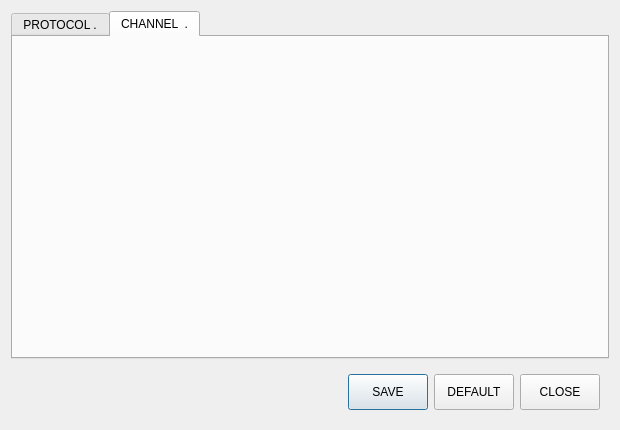
<?xml version="1.0" encoding="UTF-8"?>
<ui version="4.0">
 <class>TerminalSettingWin</class>
 <widget class="QDialog" name="TerminalSettingWin">
  <property name="geometry">
   <rect>
    <x>0</x>
    <y>0</y>
    <width>620</width>
    <height>430</height>
   </rect>
  </property>
  <property name="windowTitle">
   <string>Dialog</string>
  </property>
  <layout class="QVBoxLayout" name="verticalLayout">
   <item>
    <widget class="QTabWidget" name="TerminalPg">
     <property name="currentIndex">
      <number>1</number>
     </property>
     <widget class="QWidget" name="ProtocolTab">
      <attribute name="title">
       <string>PROTOCOL .</string>
      </attribute>
     </widget>
     <widget class="QWidget" name="ChannelTab">
      <attribute name="title">
       <string>CHANNEL  .</string>
      </attribute>
     </widget>
    </widget>
   </item>
   <item>
    <widget class="QWidget" name="widget" native="true">
     <layout class="QHBoxLayout" name="horizontalLayout">
      <item>
       <spacer name="horizontalSpacer">
        <property name="orientation">
         <enum>Qt::Horizontal</enum>
        </property>
        <property name="sizeHint" stdset="0">
         <size>
          <width>40</width>
          <height>20</height>
         </size>
        </property>
       </spacer>
      </item>
      <item>
       <widget class="QPushButton" name="SaveBn">
        <property name="minimumSize">
         <size>
          <width>64</width>
          <height>36</height>
         </size>
        </property>
        <property name="maximumSize">
         <size>
          <width>16777215</width>
          <height>16777215</height>
         </size>
        </property>
        <property name="text">
         <string>SAVE</string>
        </property>
       </widget>
      </item>
      <item>
       <widget class="QPushButton" name="DefaultBn">
        <property name="minimumSize">
         <size>
          <width>64</width>
          <height>36</height>
         </size>
        </property>
        <property name="maximumSize">
         <size>
          <width>16777215</width>
          <height>16777215</height>
         </size>
        </property>
        <property name="text">
         <string>DEFAULT</string>
        </property>
       </widget>
      </item>
      <item>
       <widget class="QPushButton" name="CloseBn">
        <property name="minimumSize">
         <size>
          <width>64</width>
          <height>36</height>
         </size>
        </property>
        <property name="maximumSize">
         <size>
          <width>16777215</width>
          <height>16777215</height>
         </size>
        </property>
        <property name="text">
         <string>CLOSE</string>
        </property>
       </widget>
      </item>
     </layout>
    </widget>
   </item>
  </layout>
 </widget>
 <resources/>
 <connections/>
</ui>
